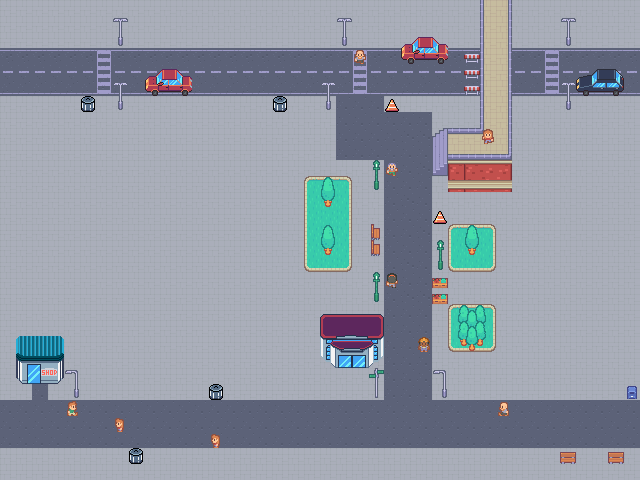

The image is a tile-based game level rendered from a .tmx file. Its description and source (layers, tilesets, objects; grid data summarised) follow:
An orthogonal 40x30 tile map with 16x16 px tiles, 3 tile layers (Background, Extra Background stuff, decor), 4 hidden layers not drawn, 3 tilesets.

<map version="1.10" tiledversion="1.11.2" orientation="orthogonal" renderorder="right-down" width="40" height="30" tilewidth="16" tileheight="16" infinite="0" nextlayerid="8" nextobjectid="1">
 <tileset firstgid="1" source="../tilesets/tilemap_packed.tsx" />
 <tileset firstgid="487" source="../tilesets/CP_V1.0.4.tsx" />
 <tileset firstgid="4583" source="../tilesets/collisionBox.tsx" />
 <layer id="1" name="Background" width="40" height="30">
  <data>[1200 cells, 1200 non-empty, 7 distinct tile ids]</data>
 </layer>
 <layer id="2" name="Extra Background stuff" width="40" height="30">
  <data>[1200 cells, 339 non-empty, 80 distinct tile ids]</data>
 </layer>
 <layer id="3" name="decor" width="40" height="30">
  <data>[1200 cells, 30 non-empty, 22 distinct tile ids]</data>
 </layer>
 <layer id="4" name="ExitSide" width="40" height="30" visible="0">
  <data>[1200 cells, 2 non-empty, 1 distinct tile ids]</data>
 </layer>
 <layer id="5" name="ExitForward" width="40" height="30" visible="0">
  <data>[1200 cells, 3 non-empty, 1 distinct tile ids]</data>
 </layer>
 <layer id="6" name="ExitBack" width="40" height="30" visible="0">
  <data>[1200 cells, 2 non-empty, 1 distinct tile ids]</data>
 </layer>
 <layer id="7" name="Collision" width="40" height="30" visible="0">
  <data>[1200 cells, 165 non-empty, 1 distinct tile ids]</data>
 </layer>
</map>
